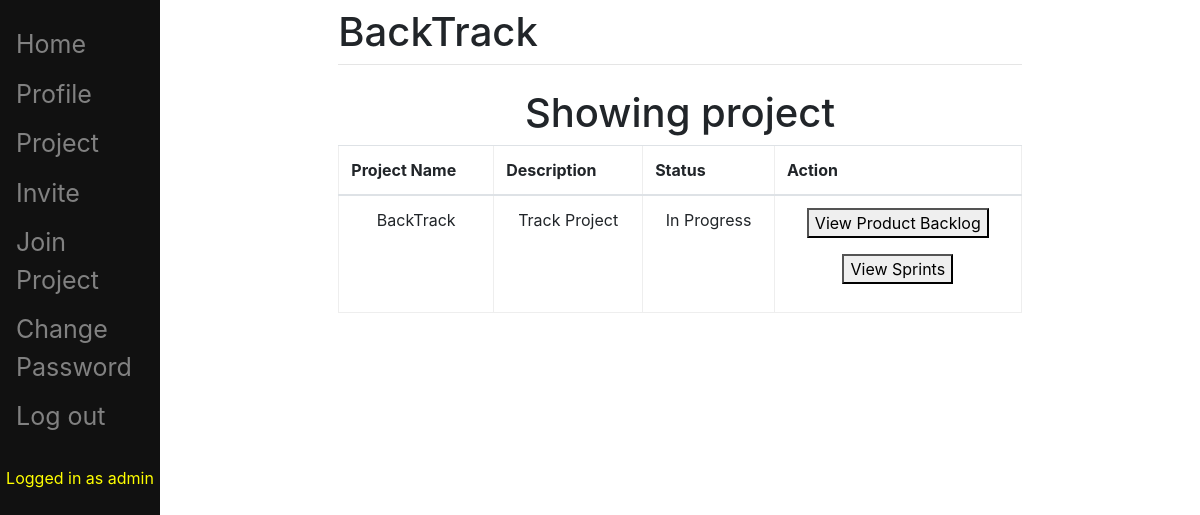
Page /pbi/ProjectList/ (signed in) on the committed database.
### pbi/models.py (models this page shows, shortened)
class Project(models.Model):
	STAT = (
		('Completed', 'Completed'),
		('In Progress', 'In Progress'),
		('Not yet started', 'Not yet started'),
	)
	name = models.CharField(max_length=200)
	description = models.CharField(max_length=200, blank=True, null=True)
	status = models.CharField(choices=STAT, default='Not yet started', max_length=200)
	last_sprint = models.IntegerField(default=1, editable=False)
	Dhash = models.CharField(max_length=200, default=_hash, editable=False)
	SMhash = models.CharField(max_length=200, default=_hash, editable=False)

### pbi/views.py (the view)
# urls.py: path('ProjectList/',
class ProjectList(LoginRequiredMixin, TemplateView):
    login_url = '/pbi/login/'
    redirect_field_name = 'redirect_to'
    template_name="ProjectList.html"
    model = Project
    def get_context_data(self, **kwargs):
        ctx = super(ProjectList, self).get_context_data(**kwargs)
        ctx['header'] = ['Project Name', 'Description', 'Status', 'Action']
        u = self.request.user
        per = Person.objects.get(user = u)
        p = per.project
        ctx['r'] = p
        return ctx

### templates/ProjectList.html (shortened to what this page needs)
{% extends "main/base.html" %}
{% block content %}
<h1 align="center">Showing project</h1>
<table class="table" border="2" style="border:2px;" cellpadding="10" align="center">
    <thead>
        <tr>
            {% for k in header %}
            <th>{{k}}</th>
            {% endfor %}
        </tr>
    </thead>
    <tbody>
        {% if r != NONE %}
            <tr>
				<td align="center" valign="center">{{ r.name }}</td>
                <td align="center" valign="center">{{ r.description }}</td>
				<td align="center" valign="center">{{ r.status }}</td>
                <td align="center" valign="center">
					<p><button onclick="window.location.href = 'http://localhost:8000/pbi/viewProductbacklog/{{ r.pk }}';">View Product Backlog</button></p>
					<p><button onclick="window.location.href = 'http://localhost:8000/pbi/viewProject/{{ r.pk }}';">View Sprints</button></p>
				</td>
            </tr>
        {% endif %}
    </tbody>
</table>
{% endblock %}

### templates/main/base.html (shortened to what this page needs)
{% load static %}
<!doctype html>
<html>
<head>
	<link rel="stylesheet" href="{% static 'css/bootstrap.min.css' %}">
</head>
<body>
	<div class="sidenav">
		<a href="/pbi/">Home</a>
		{% if user.is_authenticated == True %}
			<a href="/pbi/profile/">Profile</a>
            <a href="/pbi/ProjectList/">Project</a>
            <a href="/pbi/Invite/">Invite</a>
            <a href="/pbi/joinProject/">Join Project</a>
			<a href="/pbi/changePassword/">Change Password</a>
			<a href="/pbi/logout/">Log out</a>
			<br><p align="center" style="color:yellow">Logged in as {{ user.get_username }}</p>
		{% endif %}
	</div>
	<div id="content" name="content" class="main">
		<div class="row justify-content-center">
			<div class="col-8">
				<h1 class="mt-2">BackTrack</h1>
				<hr class="mt-0 mb-4">
				{% block content %}
				{% endblock %}
			</div>
		</div>
	</div>
</body>
</html>

### templates/main/base.html (style rules this page uses)
.sidenav { height:100%; width:160px; position: fixed; z-index:1; top:0; left:0; background-color:#111; overflow-x: :hidden; padding-top:20px; }
.sidenav a { padding:6px 8px 6px 16px; text-decoration: none; font-size:25px; color: #818181; display:block; }
.main { margin-left:160px; padding: 0px 0px; }

### rows in the picture
Project: name "BackTrack", description "Track Project", status "In Progress"

### other values in the picture
{{ user.get_username }} "admin"
{{ k }} "Project Name" "Description" "Status" "Action"
